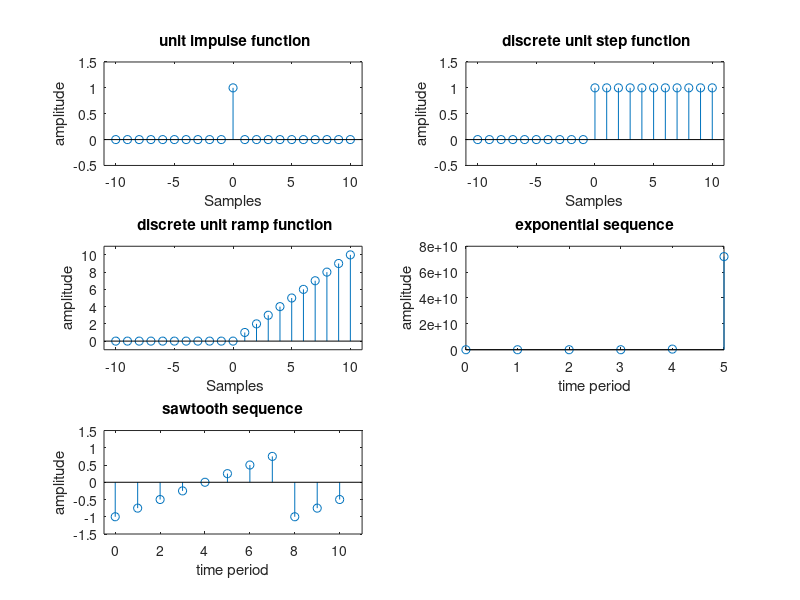

This chart was generated by the following MATLAB code:
%unit impulse function%
%Discrete%
n=-10:10;
Xn=(n==0);
subplot(3,2,1);
stem(n,Xn);
axis([-11 11 -0.5 1.5]);
xlabel('Samples');
ylabel('amplitude');
title(' unit impulse function');
%unit step function%
%Discrete%
n=-10:10;
Xn=(n>=0);
subplot(3,2,2);
stem(n,Xn);
axis([-11 11 -0.5 1.5]);
xlabel('Samples');
ylabel('amplitude');
title(' discrete unit step function');
%unit ramp function%
%Discrete%
n=-10:10;
Xn=(n>=0).*n;
subplot(3,2,3);
stem(n,Xn);
axis([-11 11 -1 11]);
xlabel(' Samples');
ylabel('amplitude');
title(' discrete unit ramp function');
% exponential signal:
%Discrete%
n2=input('enter the length of the exponential sequence');
t=0:n2;
a=input('enter the a value');
y2=exp(a*t);
subplot(3,2,4);
stem(t,y2);
ylabel('amplitude');
xlabel('time period');
title('exponential sequence')
%sawtooth signal
%Discrete%
n=0:10;
Xn=sawtooth(pi*n/4);
subplot(3,2,5);
stem(n,Xn);
axis([-0.5 11 -1.5 1.5])
xlabel('time period');
ylabel('amplitude');
title('sawtooth sequence'); 
